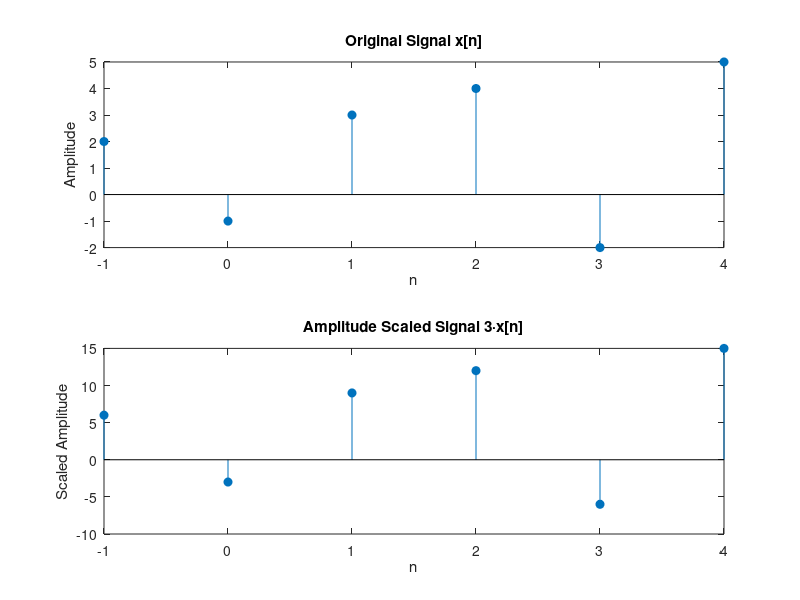

MATLAB code to generate this figure:
clc;
clear;
close all;

% Time index
t = -1:4;

% Signal values
x = [2, -1, 3, 4, -2, 5];

% Scaling factor
n = 3;

% Amplitude scaling
scaled_x = n * x;

% Plot original signal
subplot(2,1,1);
stem(t, x, 'filled');
xlabel('n');
ylabel('Amplitude');
title('Original Signal x[n]');

% Plot scaled signal
subplot(2,1,2);
stem(t, scaled_x, 'filled');
xlabel('n');
ylabel('Scaled Amplitude');
title('Amplitude Scaled Signal 3·x[n]');
